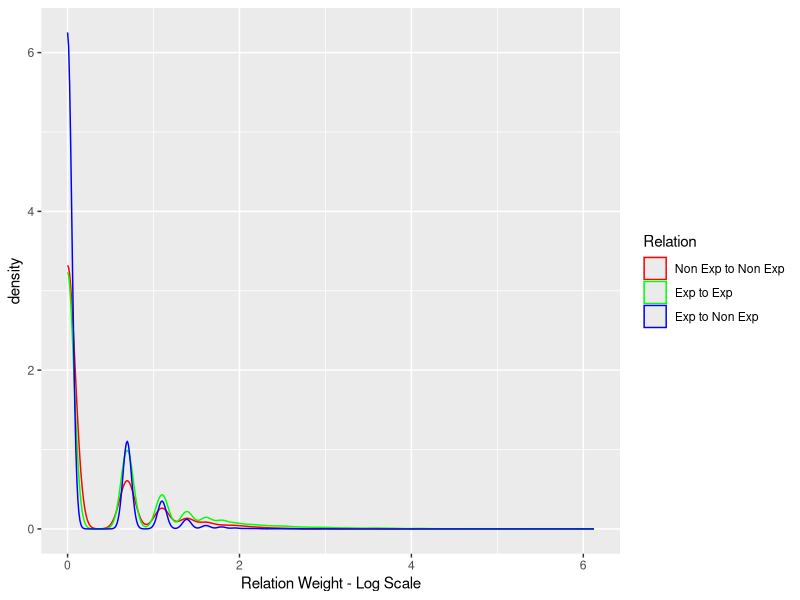

This figure's R source:
library(ggplot2)

graphData <- read.csv(file = "edges.csv", header = TRUE, sep = ";", dec = ".", row.names = NULL)



other2other = subset(graphData, graphData$relation == 0)
ex2ex = subset(graphData, graphData$relation == 1)
ex2other = subset(graphData, graphData$relation == 2)

percentEx2Ex = (nrow(ex2ex) * 100) / nrow(graphData)
percentEx2Other = (nrow(ex2other) * 100) / nrow(graphData)
percentOthe2Other = (nrow(other2other) * 100) / nrow(graphData)

print("percentEx2Ex ")
print(percentEx2Ex)
print("percentEx2Other ")
print(percentEx2Other)
print("percentOther2Other ")
print(percentOthe2Other)


print("ex2ex")
print(summary(ex2ex$weight))
print("ex2other")
print(summary(ex2other$weight))
print("other2other")
print(summary(other2other$weight))

p <- ggplot(graphData,  aes(log(weight), colour = as.character(relation))) +
  labs(x = "Relation Weight - Log Scale", colour="Relation") +
  scale_color_manual(labels = c("Non Exp to Non Exp", "Exp to Exp", "Exp to Non Exp"), values=c("red", "green" , "blue") )  +
  geom_density()
print(p)

#p <- ggplot(graphData, aes(x=relation, colour = weight)) +
#  labs(x = "Relation", y = "Frequency") + 
#  geom_histogram(binwidth = 1)
  
#print(p)

#print(hist(graphData$relation))